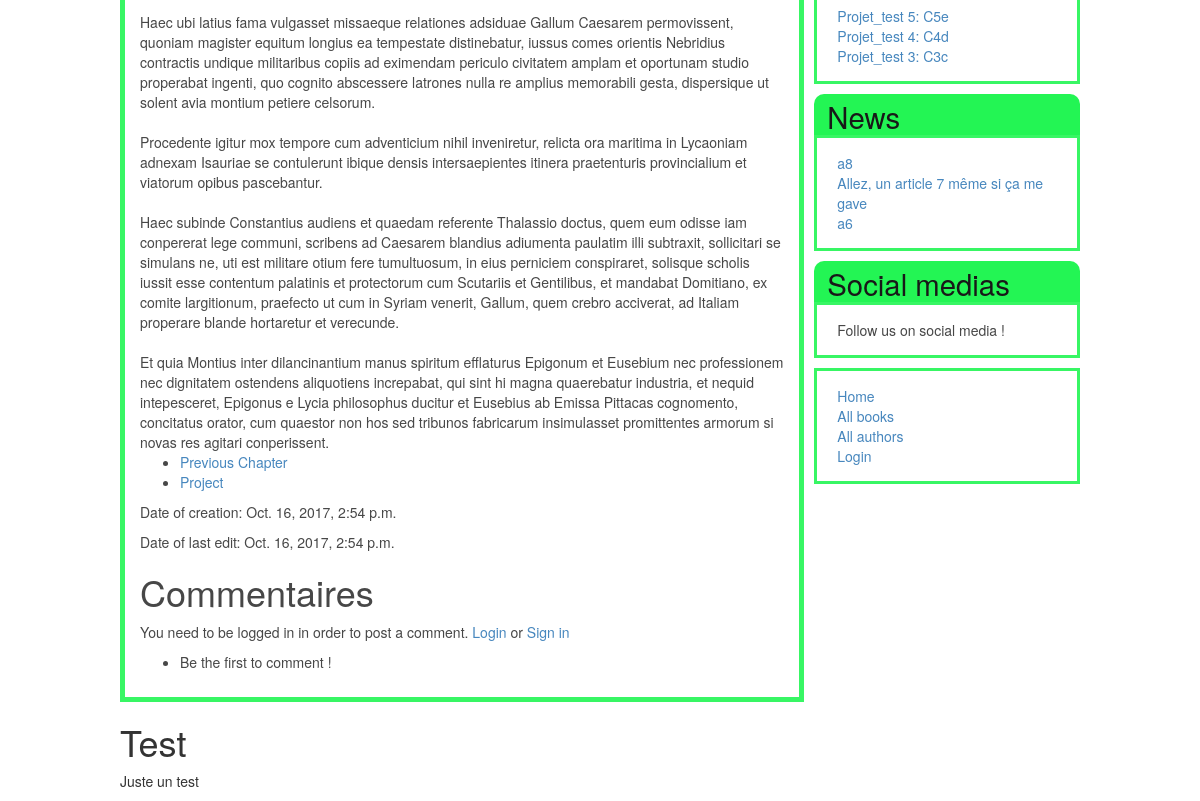
The page /charasite/chapter/12 (lower part) on the database as committed earlier.
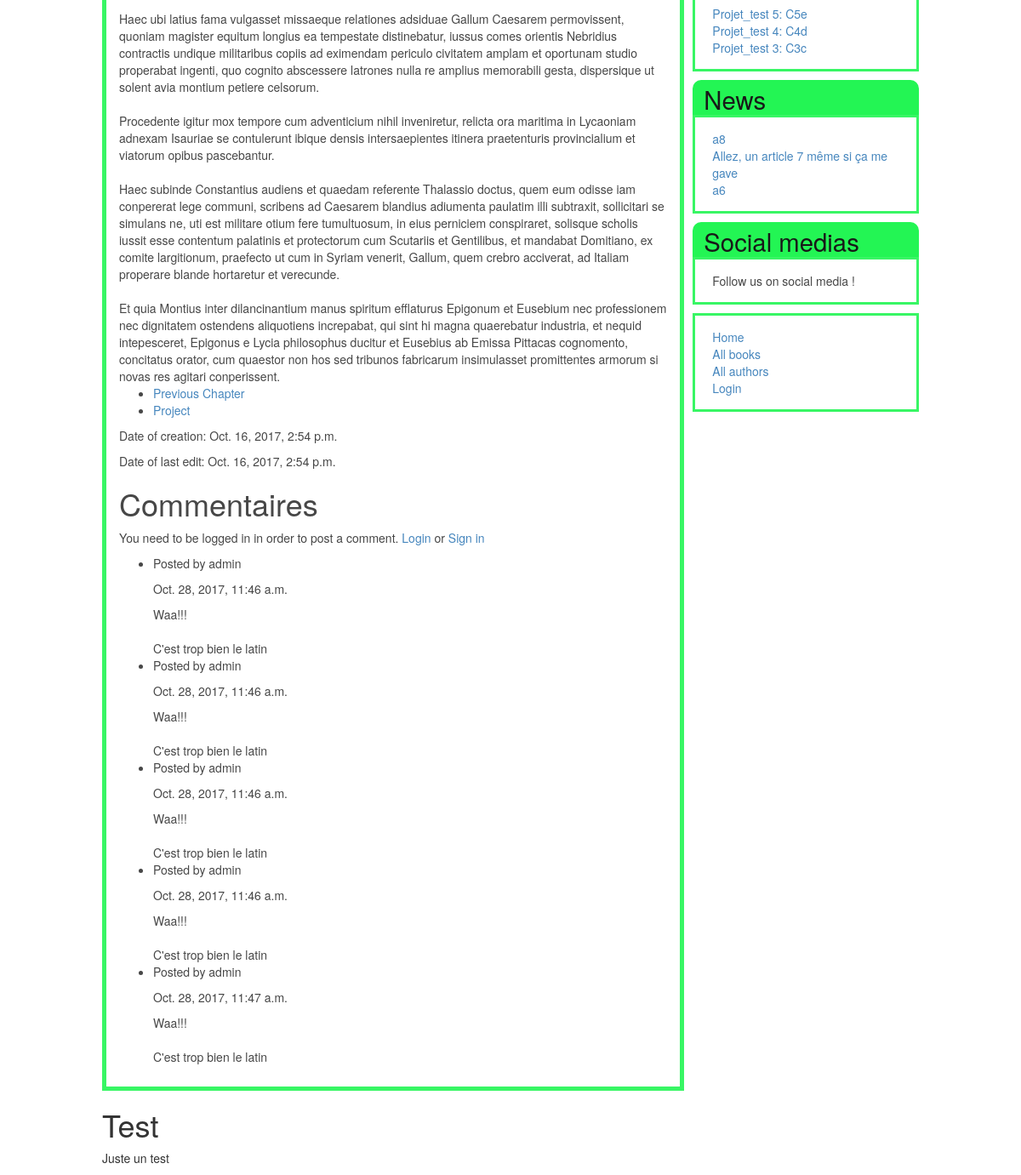
The same page on the database as committed later.
### charasite/models.py (models this page shows, shortened)
class Chapter(models.Model):
    project = models.ForeignKey('Project', on_delete = models.CASCADE)
    repository = models.ForeignKey('Repository', on_delete = models.CASCADE)
    number = models.IntegerField(help_text = 'Number of the chapter')
    title = models.CharField(max_length=200, help_text="Enter the title of this chapter")
    prevChapter = models.ForeignKey('Chapter', null = True, blank = True, on_delete = models.SET_NULL, help_text="The previous chapter")
    summary = models.TextField(max_length=1000, null = True, blank = True, help_text="Enter a brief summary for this chapter")
    content = models.TextField(max_length=200000, null = True, blank = True, help_text="Your chapter")
    date_of_creation = models.DateTimeField(auto_now_add = True)
    date_of_last_edit = models.DateTimeField(auto_now = True)
    is_published = models.BooleanField(blank=True, default=False)
    def get_absolute_url(self):
        return reverse('chapter_detail', args=[str(self.id)])
    class Meta:
        ordering =['number']

class Project(models.Model):
    name = models.CharField(max_length=200, help_text="Enter the name of your project")
    date_start = models.DateTimeField(auto_now_add = True)
    description = models.TextField(max_length=1000, null = True, blank = True, help_text="Enter a brief description of the project")
    is_public = models.BooleanField(help_text='Do you want the project to be referenced ?')
    owner = models.ForeignKey(User, on_delete=models.CASCADE)
    genre = models.ManyToManyField(Genre, help_text="Select a genre for this book")
    is_published = models.BooleanField(blank = True)
    def __str__(self):
        return self.name
    def get_absolute_url(self):
        return reverse('project_detail', args=[str(self.id)])

class Article(models.Model):
    title = models.CharField(max_length=200, help_text="Enter the title of this article")
    writer = models.ForeignKey(User, on_delete = models.CASCADE)
    prevArticle = models.ForeignKey('Article', null = True, blank = True, on_delete = models.SET_NULL, help_text="The previous article")
    summary = models.TextField(max_length=1000, null = True, blank = True, help_text="Enter a brief summary for this article")
    content = models.TextField(max_length=200000, null = True, blank = True, help_text="Your article")
    date_of_creation = models.DateTimeField(auto_now_add = True)
    date_of_last_edit = models.DateTimeField(auto_now = True)
    is_published = models.BooleanField(blank=True, default=False)
    def get_absolute_url(self):
        return reverse('article_detail', args=[str(self.id)])
    class Meta:
        ordering = ['-date_of_last_edit']

class CommentChapter(models.Model):
    chapter = models.ForeignKey('Chapter', on_delete=models.CASCADE)
    author = models.ForeignKey(User, null=True, blank=True, on_delete=models.SET_NULL)
    content = models.TextField(max_length=1000, null=True, blank=True, help_text="Write a comment !")
    date_of_creation = models.DateTimeField(auto_now_add=True)
    date_of_last_edit = models.DateTimeField(auto_now=True)
    nb_upvote = models.IntegerField(default=0)
    nb_downvote = models.IntegerField(default=0)

### charasite/views.py (the view)
# urls.py: url(r'^chapter/(?P<pk>\d+)$', views.ChapterDetailView, name='chapter_detail'),
def ChapterDetailView(request,pk):
    try:
        chapter_id=Chapter.objects.get(pk=pk)
    except Chapter.DoesNotExist:
        raise Http404("Chapter does not exist")
    if (not chapter_id.is_published):
        raise Http404("Chapter does not exist")
    comments = CommentChapter.objects.all().filter(chapter = chapter_id)
    if request.method == 'POST':
        form = CommentForm(request.POST)
        if form.is_valid():
            commentaire = CommentChapter(chapter = chapter_id, author = request.user, content=form.cleaned_data['content'])
            commentaire.save()
            comments = CommentChapter.objects.all().filter(chapter = chapter_id)
            return render(request, 'charasite/chapter_detail.html',context={'chapter':chapter_id,'form':form,'comments':comments})
    else:
        form = CommentForm()
    return render(request, 'charasite/chapter_detail.html',context={'chapter':chapter_id,'form':form,'comments':comments})
    return render(
        request,
        'charasite/chapter_detail.html',
        context={'chapter':chapter_id,'comments':comments,}
    )

### charasite/context_processors.py (called while the page is built)
def listproj_context_processor(request):
    return {
        'listproj': Project.objects.filter(is_published=True).order_by('name'),
    }

def listnewchapter_context_processor(request):
    return {
        'listnewchap': Chapter.objects.filter(is_published=True).order_by('-date_of_last_edit')[:3],
    }

def listnewarticle_context_processor(request):
    return {
        'listnewarticle': Article.objects.filter(is_published=True).order_by('-date_of_last_edit')[:3],
    }

### charasite/templates/charasite/chapter_detail.html (shortened to what this page needs)
{% extends "base_generic_readingspace_wcom.html" %}
{% block content %}
    <div>
      {{ chapter.content|linebreaksbr }}
    </div>
    <ul class="chapter_scroll_bar">
	  {% if chapter.prevChapter %}
	  <li><a href ="{{ chapter.prevChapter.get_absolute_url }}">Previous Chapter </a></li>
	  {% endif %}
	  <li><a href = "{{chapter.project.get_absolute_url }}">Project </a></li>
	</ul>
	<p>Date of creation: {{ chapter.date_of_creation }}</p>
	<p>Date of last edit: {{ chapter.date_of_last_edit }}</p>
{% endblock %}

### charasite/templates/base_generic_readingspace_wcom.html (shortened to what this page needs)
{% extends "basic_generic_readingspacev2.html" %}
{% block comments %}
<div class="comments">
<h1>Commentaires</h1>
  {% if user.is_authenticated %}
    <form action="" method="post">
	{% csrf_token %}
	<table>
	{{ form }}
	</table>
	<input type="submit" value="Submit" />
  {% else %}
    <p>You need to be logged in in order to post a comment. <a href="{% url 'login'%}?next={{request.path}}">Login</a> or <a href="#">Sign in</a></p>
  {% endif %}
  <ul>
    {% for comment in comments %}
	<li>
	<p>Posted by {{ comment.author }}</p>
	<p>{{ comment.date_of_creation }}</p>
	{{ comment.content|linebreaksbr }}
	</li>
	{% empty %}
	<li>Be the first to comment !</li>
	{% endfor %}
  </ul>
</div>
{% endblock %}

### charasite/templates/basic_generic_readingspacev2.html (shortened to what this page needs)
<!DOCTYPE html>
<html lang="en">
<head>
  <link rel="stylesheet" href="https://maxcdn.bootstrapcdn.com/bootstrap/3.3.7/css/bootstrap.min.css">
  {% load static %}
  <link rel="stylesheet" href="{% static 'css/styles.css' %}">
</head>
<body>
  <div class="entire_page">
  <div class="main_page">
      <div class="content_block">
        {% block content %}{% endblock %}
		{% block comments %}
		{% endblock %}
      </div>
	  <div class="sidebar_objects">
        {% block sidebar %}
		<div class="sidebar_list_new_chapter">
		  {% block side_list_new_chapter %}
			<ul>
			  {% for chapter in listnewchap %}
			    <li><a href="{{ chapter.get_absolute_url }}">{{ chapter.project.name }} {{ chapter.number }}: {{ chapter.title }}</a></li>
			  {% empty %}
			    <li>Sorry, no new chapters available in your country</li>
			  {% endfor %}
			</ul>
		  {% endblock %}
		</div>
		<div class="sidebar_list_new_article">
		  {% block side_list_new_article %}
			<h1><a href="{% url 'articles' %}">News</a></h1>
			<ul>
			  {% for article in listnewarticle %}
			    <li><a href="{{ article.get_absolute_url }}">{{ article.title }}</a></li>
			  {% empty %}
			    <li>Sorry, no news for the moment !</li>
			  {% endfor %}
			</ul>
		  {% endblock %}
		</div>
		<div class="social_media">
		  <h1>Social medias</h1>
		  <p>Follow us on social media !</p>
		</div>
		<div class="sidebar_nav_bar">
			<ul class="sidebar-nav">
			  <li><a href="{% url 'index' %}">Home</a></li>
			  <li><a href="{% url 'books' %}">All books</a></li>
			  <li><a href="#">All authors</a></li>
			  {% if user.is_authenticated %}
				<li>User: {{ user.get_username }}</li>
				<li><a href="{% url 'my_borrowed' %}">My Borrowed</a></li>
				<li><a href="{% url 'logout'%}?next={{request.path}}">Logout</a></li>
			  {% else %}
				 <li><a href="{% url 'login'%}?next={{request.path}}">Login</a></li>
			  {% endif %}
			</ul>
		</div>
      {% endblock %}
      </div>
  </div>
  <footer>
    <div class="test_footer">
	  <h1>Test</h1>
	  <p>Juste un test</p>
	</div>
  </footer>
  </div>
</body>
</html>

Rows that differ between the two databases and show on the page:
added CommentChapter: author "admin", date_of_creation "Oct. 28, 2017, 11:46 a.m.", content "Waa!!! C'est trop bien le latin"
added CommentChapter: author "admin", date_of_creation "Oct. 28, 2017, 11:46 a.m.", content "Waa!!! C'est trop bien le latin"
added CommentChapter: author "admin", date_of_creation "Oct. 28, 2017, 11:46 a.m.", content "Waa!!! C'est trop bien le latin"
added CommentChapter: author "admin", date_of_creation "Oct. 28, 2017, 11:46 a.m.", content "Waa!!! C'est trop bien le latin"
added CommentChapter: author "admin", date_of_creation "Oct. 28, 2017, 11:47 a.m.", content "Waa!!! C'est trop bien le latin"
Other text that changed with them:
text no longer shown: "Be the first to comment !"
